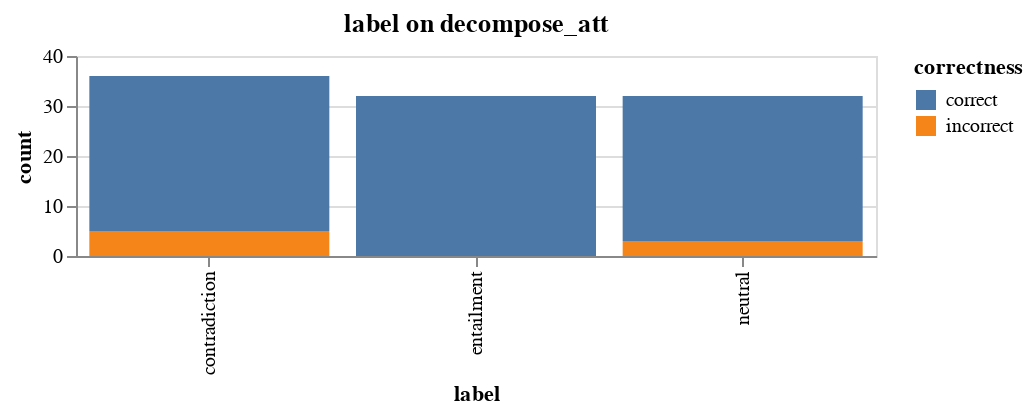

Here is the notebook cell this chart was saved with:
### Markdown cell above
Similarly, we could create an attribute to check the distribution of the groundtruth labels. In our very small sample size, `entailment` is the only label type that is entirely correct.

### Code cell
from errudite.builts import Attribute
attr = Attribute.create(
    name="label",
    description="The labels of the instances.",
    cmd="LABEL(groundtruth)")
attr.visualize_models(models=["decompose_att"])

### Figure 1 — Vega-Lite specification as saved in the notebook (floating-point values rounded to 4 significant figures)
{"$schema": "https://vega.github.io/schema/vega-lite/v3.2.1.json", "config": {"mark": {"tooltip": null}, "view": {"height": 300, "width": 400}}, "datasets": {"data-6d4e72eab2b74ddd8970ee7d2d04a309": [{"correctness": "correct", "count": 29, "label": "neutral"}, {"correctness": "correct", "count": 32, "label": "entailment"}, {"correctness": "correct", "count": 31, "label": "contradiction"}, {"correctness": "incorrect", "count": 5, "label": "contradiction"}, {"correctness": "incorrect", "count": 3, "label": "neutral"}]}, "resolve": {"scale": {"color": "shared", "x": "shared", "y": "shared"}}, "vconcat": [{"data": {"name": "data-6d4e72eab2b74ddd8970ee7d2d04a309"}, "encoding": {"color": {"field": "correctness", "scale": {"domain": ["correct", "incorrect"]}, "type": "nominal"}, "tooltip": [{"field": "label", "type": "nominal"}, {"field": "count", "type": "quantitative"}, {"field": "correctness", "type": "nominal"}], "x": {"bin": null, "field": "label", "type": "nominal"}, "y": {"field": "count", "stack": "zero", "type": "quantitative"}}, "height": 100, "mark": "bar", "title": "label on decompose_att"}]}
